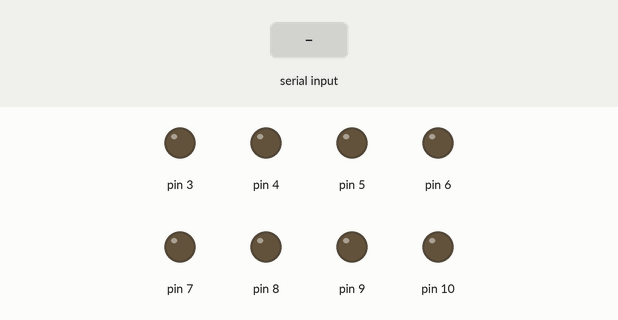
This sketch was run on a simulated Arduino Uno, built with avr-gcc and run on an emulated ATmega328P. Shown: output pins drawn as LEDs (lit = HIGH). The test bench sets the inputs (shaded band).

Above: at 1.2 s.
1.3 s: "1" received over Serial
At 2.1 s:
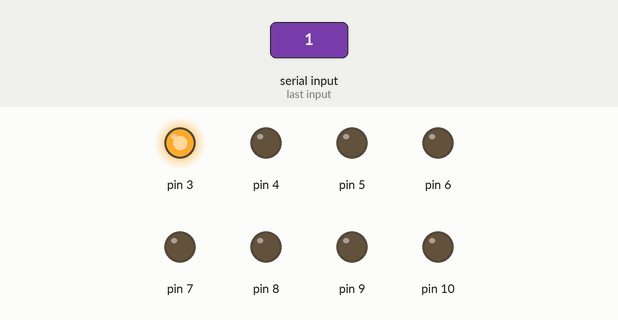
4.3 s: "2" received over the second serial link
At 5.1 s:
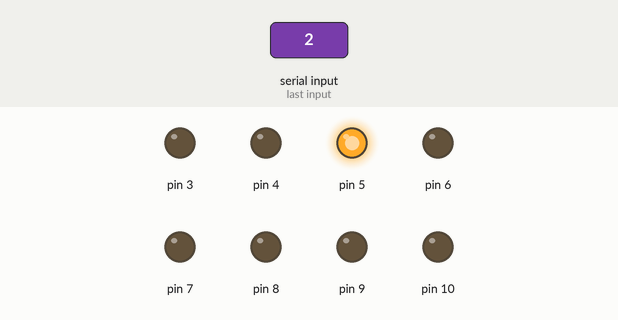
7.3 s: "3" received over Serial
At 8.0 s:
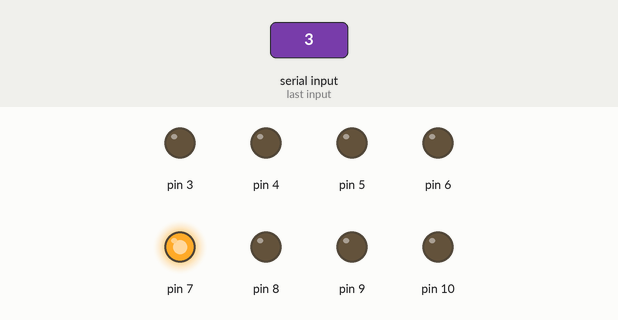
10.3 s: "4" received over the second serial link
At 11.1 s:
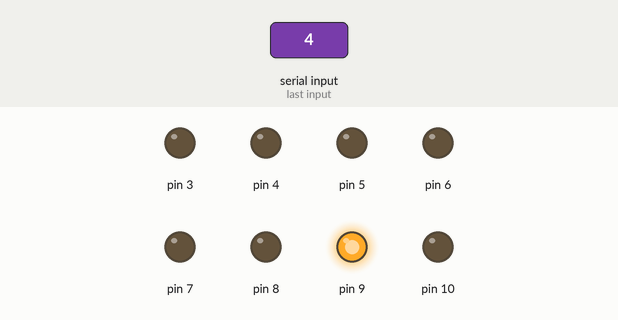
13.3 s: "1" received over the second serial link
At 15.1 s:
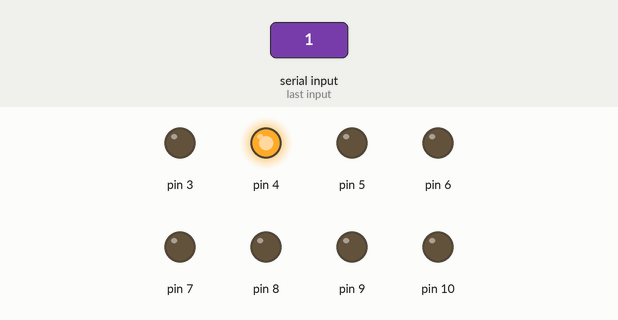
16.3 s: "3" received over the second serial link
At 18.0 s:
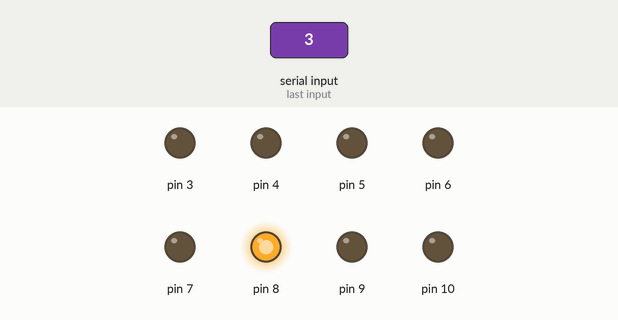
Timing chart, 0 to 19.8 s (numbered marks = the images above; inputs shaded):
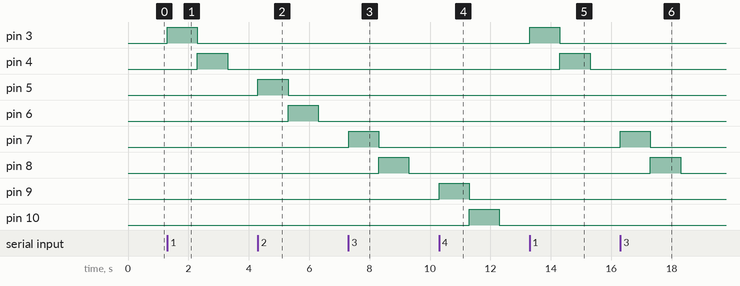

Measured:
- after the input at 1.3 s, pin 3: LOW → HIGH at once, → LOW 1.0 s later; pin 4: LOW → HIGH after 1.0 s, → LOW 1.0 s later
- after the input at 4.3 s, pin 5: LOW → HIGH at once, → LOW 1.0 s later; pin 6: LOW → HIGH after 1.0 s, → LOW 1.0 s later
- after the input at 7.3 s, pin 7: LOW → HIGH at once, → LOW 1.0 s later; pin 8: LOW → HIGH after 1.0 s, → LOW 1.0 s later
- after the input at 10.3 s, pin 9: LOW → HIGH at once, → LOW 1.0 s later; pin 10: LOW → HIGH after 1.0 s, → LOW 1.0 s later
- after the input at 13.3 s, pin 3: LOW → HIGH at once, → LOW 1.0 s later; pin 4: LOW → HIGH after 1.0 s, → LOW 1.0 s later
- after the input at 16.3 s, pin 7: LOW → HIGH at once, → LOW 1.0 s later; pin 8: LOW → HIGH after 1.0 s, → LOW 1.0 s later

The sketch:

Actuation_hunter.ino
```cpp
// code to run Hunter - Soft Robot

#include <SoftwareSerial.h>
SoftwareSerial BT(0, 1);
// BT(RX,TX)
// creates a "virtual" serial port/UART
// connect BT module TX to 0
// connect BT module RX to 1
// connect BT Vcc to 5V, GND to GND

void setup()
{
  // set digital pin to control as an output
  pinMode(3,OUTPUT);
  pinMode(4,OUTPUT);
  pinMode(5,OUTPUT);
  pinMode(6,OUTPUT);
  pinMode(7,OUTPUT);
  pinMode(8,OUTPUT);
  pinMode(9,OUTPUT);
  pinMode(10,OUTPUT);

  // set the data rate for the SoftwareSerial port
  BT.begin(9600);

  // set the data rate for the Serial monitor
  Serial.begin(9600);
}

char a; // stores incoming character from other device
char b; // stores incoming character from other device
unsigned int dt = 1000; // stores the time delay

void loop()
{
  if (BT.available() || Serial.available())
  // if text arrived in from BT serial...
  // if text arrived in from arduino serial...
  {
    a=(BT.read());
    b = (Serial.read());
    if(a=='1' || b == '1')
    {
      limb1();
    }
    if(a=='2' || b == '2')
    {
      limb2();
    }
    if(a=='3' || b == '3')
    {
      limb3();
    }
    if(a=='4' || b == '4')
    {
      limb4();
    }
  }
}

void limb1()
{
      digitalWrite(3,HIGH);
      digitalWrite(4,LOW);
      delay(dt);
      digitalWrite(3,LOW);
      digitalWrite(4,HIGH);
      delay(dt);
      digitalWrite(3,LOW);
      digitalWrite(4,LOW);
}

void limb2()
{
      digitalWrite(5,HIGH);
      digitalWrite(6,LOW);
      delay(dt);
      digitalWrite(5,LOW);
      digitalWrite(6,HIGH);
      delay(dt);
      digitalWrite(5,LOW);
      digitalWrite(6,LOW);
}

void limb3()
{
      digitalWrite(7,HIGH);
      digitalWrite(8,LOW);
      delay(dt);
      digitalWrite(7,LOW);
      digitalWrite(8,HIGH);
      delay(dt);
      digitalWrite(7,LOW);
      digitalWrite(8,LOW);
}

void limb4()
{
      digitalWrite(9,HIGH);
      digitalWrite(10,LOW);
      delay(dt);
      digitalWrite(9,LOW);
      digitalWrite(10,HIGH);
      delay(dt);
      digitalWrite(9,LOW);
      digitalWrite(10,LOW);
}
```
